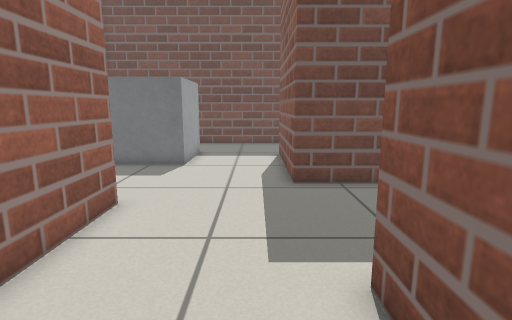
view 1 (above)

17 first-person views from a walk through a world built for the Gazebo simulator. The camera is 0.68 m above the floor, tilts 10° down and sees 80° across. The floor is counted in squares, 0.25 m on a side. Each view is taken from the middle of a square. On the plan, view 1 faces up. The plan holds only what a view shows up to about 20 squares ahead; the rest is blank.

view 2
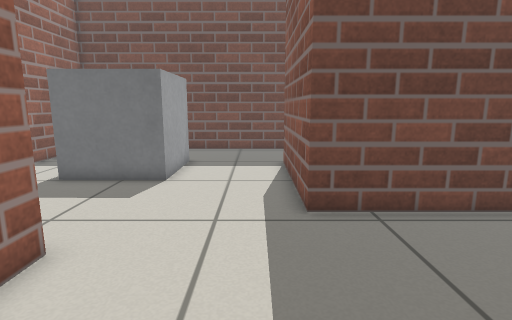

view 3
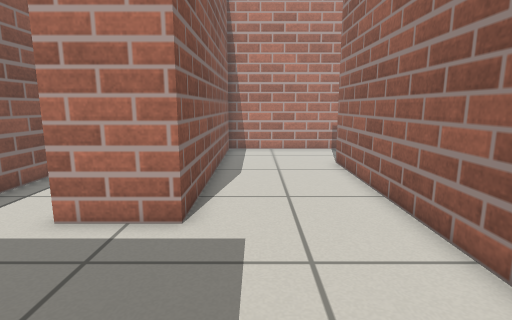

view 4
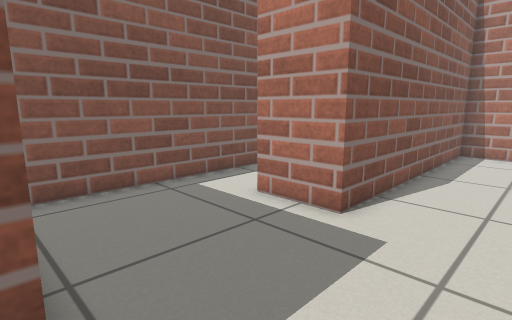

view 5
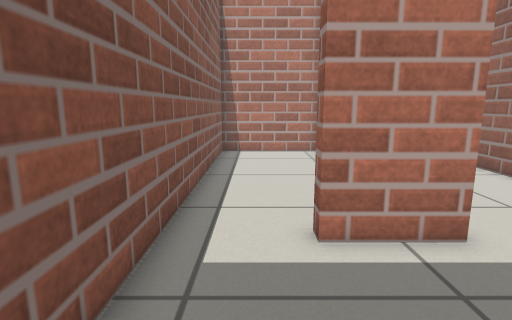

view 6
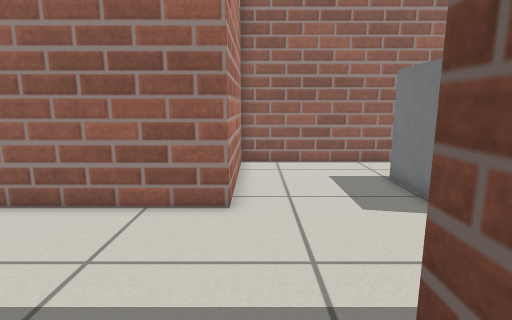

view 7
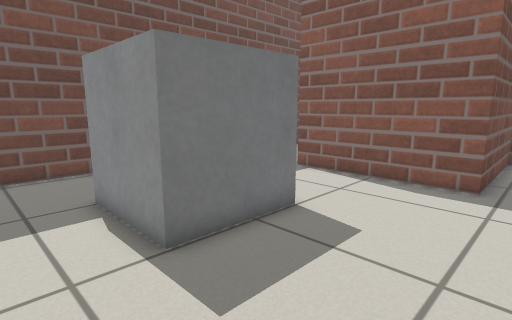

view 8
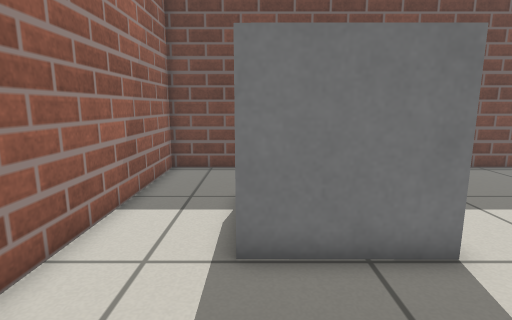

view 9
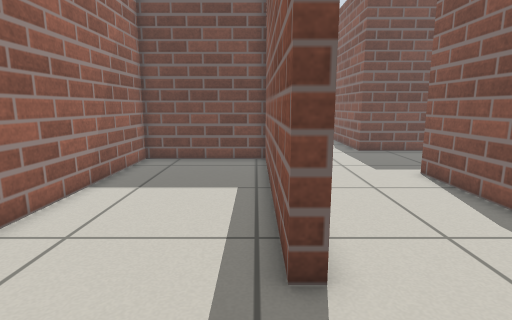

view 10
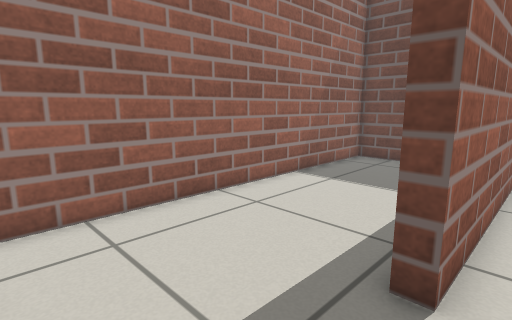

view 11
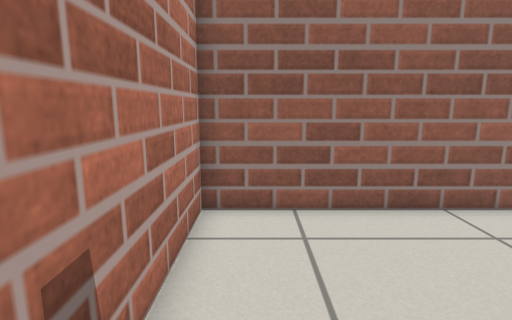

view 12
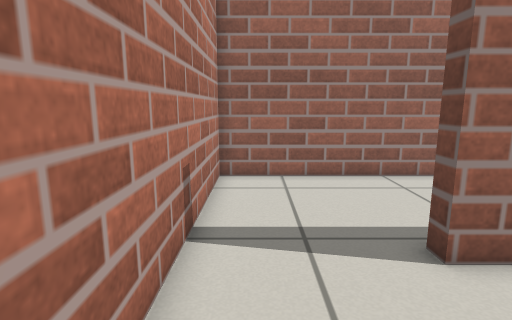

view 13
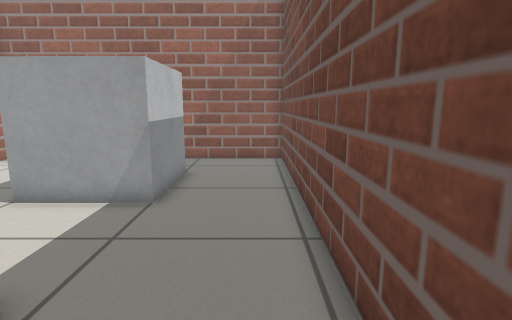

view 14
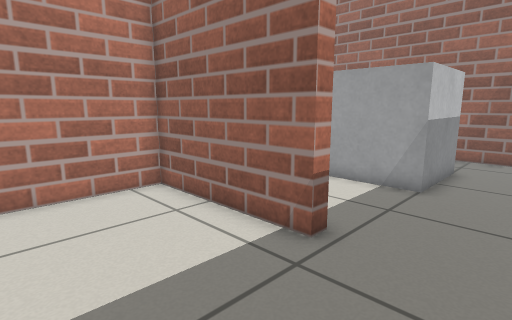

view 15
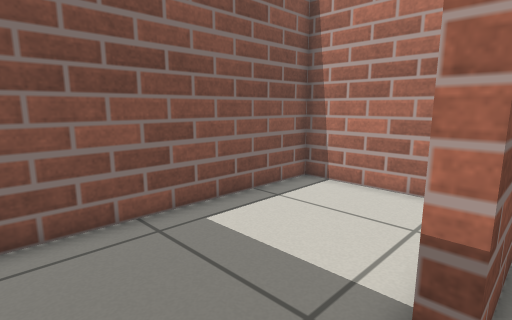

view 16
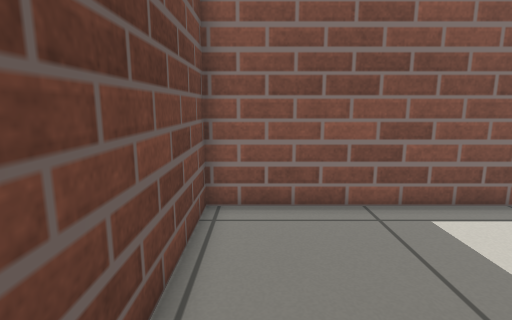

view 17
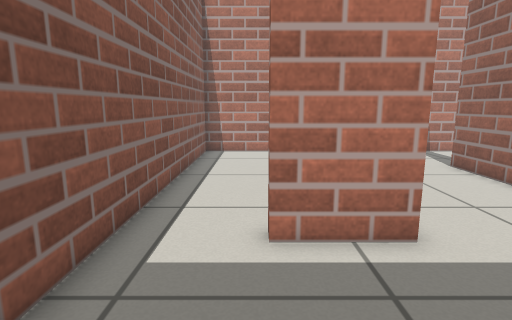

### Floor plan
Key: @ floor where view 1 was taken; # wall or solid block; . floor; B grey box.
Columns run from 11 left of view 1 to 8 right of it. Each row starts with its distance up from view 1.
 22 ####################
 21 #..................#
 20 #..................#
 19 #..................#
 18 #...BBBBB..........#
 17 #...B   B...##.....#
 16 #...B   B...##.....#
 15 #...B   B...##.....#
 14 #...BBBBB...##.....#
 13 #...........##.....#
 12 #...........##.....#
 11 #...........########
 10 #..................#
  9 #..................#
  8 ########...........#
  7 #......#...........#
  6 #......#...........#
  5 #......#...........#
  4 #......#.....###...#
  3 #......#.....#  ...#
  2 #......#.....# ....#
  1 #......#.....# ....#
  0 #......#...@.# ....#
 -1 #......#.....# ....#
 -2 #......#.....# ....#
 -3 #......#.....# ....#
 -4 #............#.....#
 -5 #............#.....#
 -6 #............#.....#
 -7 #............#.....#
 -8 #............#.....#
 -9 ####################

Where each view was taken, in squares from view 1:
view 1: 0 up, 0 right, facing up
view 2: 3 up, 0 right, facing up
view 3: 11 up, 0 right, facing down
view 4: 11 up, 2 left, facing down-right
view 5: 10 up, 6 right, facing down
view 6: 9 up, 4 right, facing left
view 7: 9 up, 10 left, facing up-right
view 8: 9 up, 7 left, facing up
view 9: 8 down, 5 left, facing up
view 10: 8 down, 3 left, facing up-left
view 11: 7 down, 3 left, facing left
view 12: 7 down, 1 right, facing left
view 13: 21 up, 5 right, facing left
view 14: 21 up, 7 right, facing down-left
view 15: 21 up, 1 right, facing down-right
view 16: 21 up, 0 right, facing right
view 17: 10 up, 5 right, facing down
